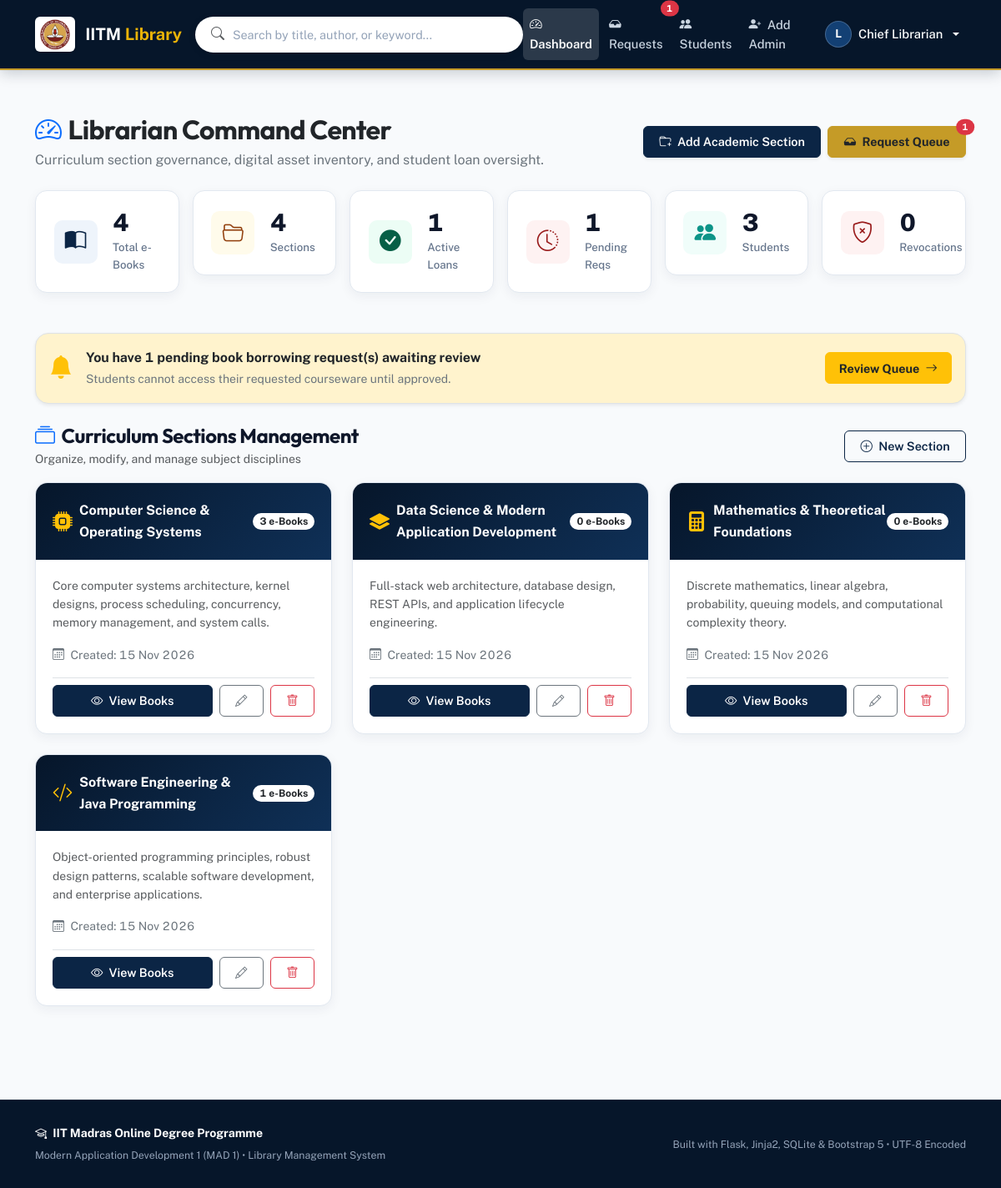
Screenshot of /librarian/dashboard (signed in) with the database file from the repository.
### Code/models.py (models this page shows, shortened)
class User(db.Model):
    __tablename__ = 'users'
    id = db.Column(db.Integer, primary_key=True)
    username = db.Column(db.String(50), unique=True, nullable=False, index=True)
    password_hash = db.Column(db.String(255), nullable=False)
    role = db.Column(db.String(20), nullable=False, default='user')  # 'user' or 'librarian'
    full_name = db.Column(db.String(100), nullable=False)
    email = db.Column(db.String(120), nullable=True)
    created_at = db.Column(db.DateTime, default=lambda: datetime.now(timezone.utc))
    issues = db.relationship('BookIssue', backref='user', cascade='all, delete-orphan', lazy=True)
    feedbacks = db.relationship('Feedback', backref='user', cascade='all, delete-orphan', lazy=True)
    @property
    def is_librarian(self):
        return self.role == 'librarian'

class Section(db.Model):
    __tablename__ = 'sections'
    id = db.Column(db.Integer, primary_key=True)
    name = db.Column(db.String(100), unique=True, nullable=False, index=True)
    description = db.Column(db.Text, nullable=True)
    icon = db.Column(db.String(50), default='bi-journal-bookmark-fill')
    created_at = db.Column(db.DateTime, default=lambda: datetime.now(timezone.utc))
    books = db.relationship('Book', backref='section', cascade='all, delete-orphan', lazy=True)
    @property
    def book_count(self):
        return len(self.books)

### Code/LMS_app.py (the view)
@app.route('/librarian/dashboard')
@librarian_required
def librarian_dashboard():
    sections = Section.query.order_by(Section.name).all()
    total_books = Book.query.count()
    total_sections = len(sections)
    total_users = User.query.filter_by(role='user').count()
    active_issues_count = BookIssue.query.filter_by(status='issued').count()
    pending_requests_count = BookIssue.query.filter_by(status='pending').count()
    revoked_count = BookIssue.query.filter_by(status='revoked').count()
    recent_requests = BookIssue.query.filter_by(status='pending').order_by(BookIssue.request_date.desc()).limit(5).all()
    recent_books = Book.query.order_by(Book.created_at.desc()).limit(5).all()
    return render_template('librarian_dashboard.html',
                           sections=sections,
                           total_books=total_books,
                           total_sections=total_sections,
                           total_users=total_users,
                           active_issues_count=active_issues_count,
                           pending_requests_count=pending_requests_count,
                           revoked_count=revoked_count,
                           recent_requests=recent_requests,
                           recent_books=recent_books)

### Code/templates/librarian_dashboard.html (shortened to what this page needs)
{% extends "base.html" %}
{% block content %}
<div class="d-flex flex-wrap justify-content-between align-items-center mb-4">
    <div>
        <h2 class="fw-bold mb-1 text-dark">
            <i class="bi bi-speedometer2 text-primary me-2"></i>Librarian Command Center
        </h2>
        <p class="text-secondary mb-0">Curriculum section governance, digital asset inventory, and student loan oversight.</p>
    </div>
    <div class="d-flex gap-2 mt-3 mt-md-0">
        <button type="button" class="btn btn-primary shadow-sm" data-bs-toggle="modal" data-bs-target="#addSectionModal">
            <i class="bi bi-folder-plus me-1"></i> Add Academic Section
        </button>
        <a href="{{ url_for('process_request_page') }}" class="btn btn-gold position-relative text-dark fw-bold shadow-sm">
            <i class="bi bi-inbox-fill me-1"></i> Request Queue
            {% if pending_requests_count > 0 %}
            <span class="badge rounded-pill bg-danger position-absolute top-0 start-100 translate-middle tabular-nums">
                {{ pending_requests_count }}
            </span>
            {% endif %}
        </a>
    </div>
</div>
<div class="row g-3 mb-5">
    <div class="col-lg-2 col-md-4 col-sm-6">
        <div class="stat-card">
            <div class="stat-icon primary">
                <i class="bi bi-book-half"></i>
            </div>
            <div>
                <div class="stat-value">{{ total_books }}</div>
                <div class="stat-label">Total e-Books</div>
            </div>
        </div>
    </div>
    <div class="col-lg-2 col-md-4 col-sm-6">
        <div class="stat-card">
            <div class="stat-icon warning">
                <i class="bi bi-folder2-open"></i>
            </div>
            <div>
                <div class="stat-value">{{ total_sections }}</div>
                <div class="stat-label">Sections</div>
            </div>
        </div>
    </div>
    <div class="col-lg-2 col-md-4 col-sm-6">
        <div class="stat-card">
            <div class="stat-icon success">
                <i class="bi bi-check-circle-fill"></i>
            </div>
            <div>
                <div class="stat-value">{{ active_issues_count }}</div>
                <div class="stat-label">Active Loans</div>
            </div>
        </div>
    </div>
    <div class="col-lg-2 col-md-4 col-sm-6">
        <div class="stat-card">
            <div class="stat-icon danger">
                <i class="bi bi-clock-history"></i>
            </div>
            <div>
                <div class="stat-value">{{ pending_requests_count }}</div>
                <div class="stat-label">Pending Reqs</div>
            </div>
        </div>
    </div>
    <div class="col-lg-2 col-md-4 col-sm-6">
        <div class="stat-card">
            <div class="stat-icon teal">
                <i class="bi bi-people-fill"></i>
            </div>
            <div>
                <div class="stat-value">{{ total_users }}</div>
                <div class="stat-label">Students</div>
            </div>
        </div>
    </div>
    <div class="col-lg-2 col-md-4 col-sm-6">
        <div class="stat-card">
            <div class="stat-icon danger">
                <i class="bi bi-shield-x"></i>
            </div>
            <div>
                <div class="stat-value">{{ revoked_count }}</div>
                <div class="stat-label">Revocations</div>
            </div>
        </div>
    </div>
</div>
{% if pending_requests_count > 0 %}
<div class="alert alert-warning border shadow-sm rounded-4 p-3 d-flex align-items-center justify-content-between mb-4">
    <div class="d-flex align-items-center gap-3">
        <i class="bi bi-bell-fill fs-3 text-warning"></i>
        <div>
            <div class="fw-bold text-dark">You have <span class="tabular-nums">{{ pending_requests_count }}</span> pending book borrowing request(s) awaiting review</div>
            <small class="text-secondary">Students cannot access their requested courseware until approved.</small>
        </div>
    </div>
    <a href="{{ url_for('process_request_page') }}" class="btn btn-warning btn-sm fw-bold text-dark px-3">
        Review Queue <i class="bi bi-arrow-right ms-1"></i>
    </a>
</div>
{% endif %}
<div class="mb-5">
    <div class="d-flex justify-content-between align-items-center mb-3">
        <div>
            <h4 class="fw-bold mb-0">
                <i class="bi bi-collection text-primary me-2"></i>Curriculum Sections Management
            </h4>
            <small class="text-muted">Organize, modify, and manage subject disciplines</small>
        </div>
        <button type="button" class="btn btn-outline-primary btn-sm" data-bs-toggle="modal" data-bs-target="#addSectionModal">
            <i class="bi bi-plus-circle me-1"></i> New Section
        </button>
    </div>
    <div class="row g-4">
        {% for section in sections %}
        <div class="col-lg-4 col-md-6">
            <div class="section-card">
                <div class="section-header d-flex justify-content-between align-items-center">
                    <div class="d-flex align-items-center gap-2">
                        <i class="bi {{ section.icon }} fs-4 text-warning"></i>
                        <span class="fw-bold text-white fs-6">{{ section.name }}</span>
                    </div>
                    <span class="badge rounded-pill bg-white text-dark tabular-nums">{{ section.book_count }} e-Books</span>
                </div>
                <div class="section-body">
                    <p class="text-muted small mb-3">
                        {{ section.description or 'No description provided.' }}
                    </p>
                    <div class="small text-secondary mb-3">
                        <i class="bi bi-calendar3 me-1"></i> Created: <span class="tabular-nums">{{ section.created_at.strftime('%d %b %Y') if section.created_at else 'N/A' }}</span>
                    </div>
                    <div class="d-flex flex-wrap gap-2 pt-2 border-top">
                        <a href="{{ url_for('section_books', section_id=section.id) }}" class="btn btn-primary btn-sm flex-grow-1">
                            <i class="bi bi-eye me-1"></i> View Books
                        </a>
                        <button type="button" class="btn btn-outline-secondary btn-sm" data-bs-toggle="modal" data-bs-target="#editSectionModal{{ section.id }}" title="Edit Section Details">
                            <i class="bi bi-pencil"></i>
                        </button>
                        <form action="{{ url_for('delete_section', section_id=section.id) }}" method="post" onsubmit="return confirm('WARNING: Deleting this section will permanently delete all its {{ section.book_count }} books and files. Proceed?');">
                            <button type="submit" class="btn btn-outline-danger btn-sm" title="Delete Section">
                                <i class="bi bi-trash"></i>
                            </button>
                        </form>
                    </div>
                </div>
            </div>
        </div>
        {% endfor %}
    </div>
</div>
{% endblock %}

### Code/templates/base.html (shortened to what this page needs)
<!DOCTYPE html>
<html lang="en">
<head>
    <link href="https://cdn.jsdelivr.net/npm/bootstrap@5.3.3/dist/css/bootstrap.min.css" rel="stylesheet">
    <link rel="stylesheet" href="https://cdn.jsdelivr.net/npm/bootstrap-icons@1.11.3/font/bootstrap-icons.min.css">
    <link rel="stylesheet" href="{{ url_for('static', filename='style.css') }}">
</head>
<body>
    <nav class="navbar navbar-expand-lg lms-navbar sticky-top">
        <div class="container">
            <a class="navbar-brand" href="{{ url_for('home') }}">
                <img src="{{ url_for('static', filename='IITM_logo.png') }}" alt="IIT Madras Logo" class="brand-logo">
                <span>IITM <span style="color: var(--brand-gold-400);">Library</span></span>
            </a>
            <div class="collapse navbar-collapse" id="navbarContent">
                <form class="d-flex mx-auto my-2 my-lg-0 search-bar-wrap w-50" action="{{ url_for('search') }}" method="get" role="search">
                    <i class="bi bi-search text-muted ps-1"></i>
                    <input type="text" name="q" placeholder="Search by title, author, or keyword..." value="{{ request.args.get('q', '') }}" aria-label="Search catalogue">
                </form>
                <ul class="navbar-nav ms-auto align-items-center gap-1">
                    {% if current_user %}
                        {% if current_user.is_librarian %}
                            <li class="nav-item">
                                <a class="nav-link {% if request.endpoint == 'librarian_dashboard' %}active{% endif %}" href="{{ url_for('librarian_dashboard') }}">
                                    <i class="bi bi-speedometer2 me-1"></i> Dashboard
                                </a>
                            </li>
                            <li class="nav-item">
                                <a class="nav-link position-relative {% if request.endpoint == 'process_request_page' %}active{% endif %}" href="{{ url_for('process_request_page') }}">
                                    <i class="bi bi-inbox-fill me-1"></i> Requests
                                    {% if pending_requests_count > 0 %}
                                    <span class="badge rounded-pill bg-danger position-absolute top-0 start-100 translate-middle tabular-nums">
                                        {{ pending_requests_count }}
                                    </span>
                                    {% endif %}
                                </a>
                            </li>
                            <li class="nav-item">
                                <a class="nav-link {% if request.endpoint == 'librarian_users' %}active{% endif %}" href="{{ url_for('librarian_users') }}">
                                    <i class="bi bi-people-fill me-1"></i> Students
                                </a>
                            </li>
                            <li class="nav-item">
                                <a class="nav-link {% if request.endpoint == 'librarian_register' %}active{% endif %}" href="{{ url_for('librarian_register') }}">
                                    <i class="bi bi-person-plus-fill me-1"></i> Add Admin
                                </a>
                            </li>
                        {% endif %}
                        <li class="nav-item dropdown ms-lg-2">
                            <a class="nav-link dropdown-toggle text-white d-flex align-items-center gap-2" href="#" role="button" data-bs-toggle="dropdown" aria-expanded="false">
                                <div class="rounded-circle d-flex align-items-center justify-content-center text-white fw-bold" style="width: 32px; height: 32px; font-size: 0.85rem; background-color: var(--brand-navy-800); border: 1px solid rgba(255, 255, 255, 0.2);">
                                    {{ current_user.username[0].upper() }}
                                </div>
                                <span class="d-none d-md-inline">{{ current_user.full_name }}</span>
                            </a>
                        </li>
                    {% endif %}
                </ul>
            </div>
        </div>
    </nav>
    <main class="main-wrapper">
        <div class="container">
            {% block content %}{% endblock %}
        </div>
    </main>
    <footer class="lms-footer">
        <div class="container">
            <div class="row align-items-center">
                <div class="col-md-6 text-center text-md-start mb-2 mb-md-0">
                    <div class="fw-bold text-white mb-1">
                        <i class="bi bi-mortarboard me-1"></i> IIT Madras Online Degree Programme
                    </div>
                    <small>Modern Application Development 1 (MAD 1) &bull; Library Management System</small>
                </div>
                <div class="col-md-6 text-center text-md-end">
                    <small>Built with Flask, Jinja2, SQLite & Bootstrap 5 &bull; UTF-8 Encoded</small>
                </div>
            </div>
        </div>
    </footer>
</body>
</html>

### rows the page displays
User: username "L", full_name "Chief Librarian"
Section: name "Computer Science & Operating Systems", book_count "3", description "Core computer systems architecture, kernel designs, process scheduling, concurrency, memory management, and system calls.", created_at "15 Nov 2026"
Section: name "Data Science & Modern Application Development", book_count "0", description "Full-stack web architecture, database design, REST APIs, and application lifecycle engineering.", created_at "15 Nov 2026"
Section: name "Mathematics & Theoretical Foundations", book_count "0", description "Discrete mathematics, linear algebra, probability, queuing models, and computational complexity theory.", created_at "15 Nov 2026"
Section: name "Software Engineering & Java Programming", book_count "1", description "Object-oriented programming principles, robust design patterns, scalable software development, and enterprise applications.", created_at "15 Nov 2026"

### other values shown
{{ pending_requests_count }} "1"
{{ total_books }} "4"
{{ total_sections }} "4"
{{ active_issues_count }} "1"
{{ total_users }} "3"
{{ revoked_count }} "0"
